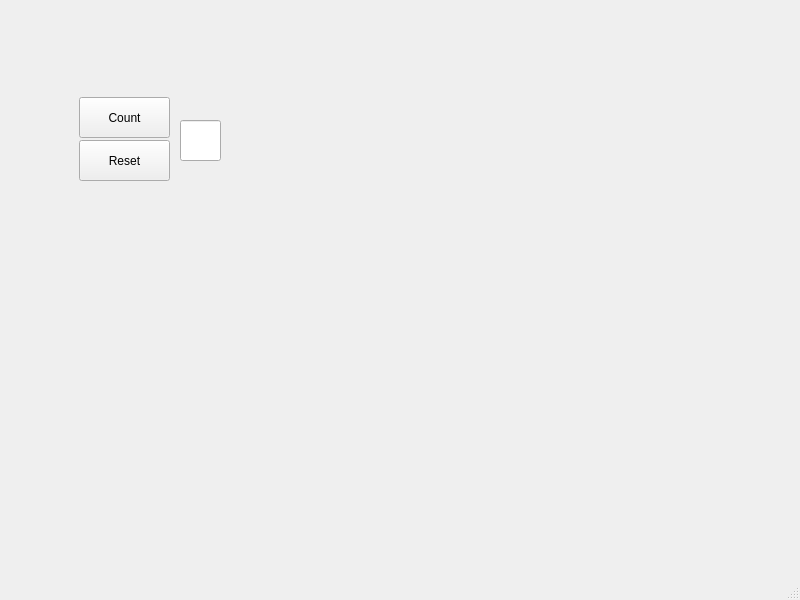
<?xml version="1.0" encoding="UTF-8"?>
<ui version="4.0">
 <class>MainWindow</class>
 <widget class="QMainWindow" name="MainWindow">
  <property name="geometry">
   <rect>
    <x>0</x>
    <y>0</y>
    <width>800</width>
    <height>600</height>
   </rect>
  </property>
  <property name="windowTitle">
   <string>MainWindow</string>
  </property>
  <widget class="QWidget" name="centralwidget">
   <widget class="QPushButton" name="Count">
    <property name="geometry">
     <rect>
      <x>79</x>
      <y>97</y>
      <width>91</width>
      <height>41</height>
     </rect>
    </property>
    <property name="text">
     <string>Count</string>
    </property>
   </widget>
   <widget class="QPushButton" name="Reset">
    <property name="geometry">
     <rect>
      <x>79</x>
      <y>140</y>
      <width>91</width>
      <height>41</height>
     </rect>
    </property>
    <property name="text">
     <string>Reset</string>
    </property>
   </widget>
   <widget class="QLineEdit" name="result">
    <property name="geometry">
     <rect>
      <x>180</x>
      <y>120</y>
      <width>41</width>
      <height>41</height>
     </rect>
    </property>
   </widget>
  </widget>
  <widget class="QMenuBar" name="menubar">
   <property name="geometry">
    <rect>
     <x>0</x>
     <y>0</y>
     <width>800</width>
     <height>17</height>
    </rect>
   </property>
  </widget>
  <widget class="QStatusBar" name="statusbar"/>
 </widget>
 <resources/>
 <connections/>
</ui>
